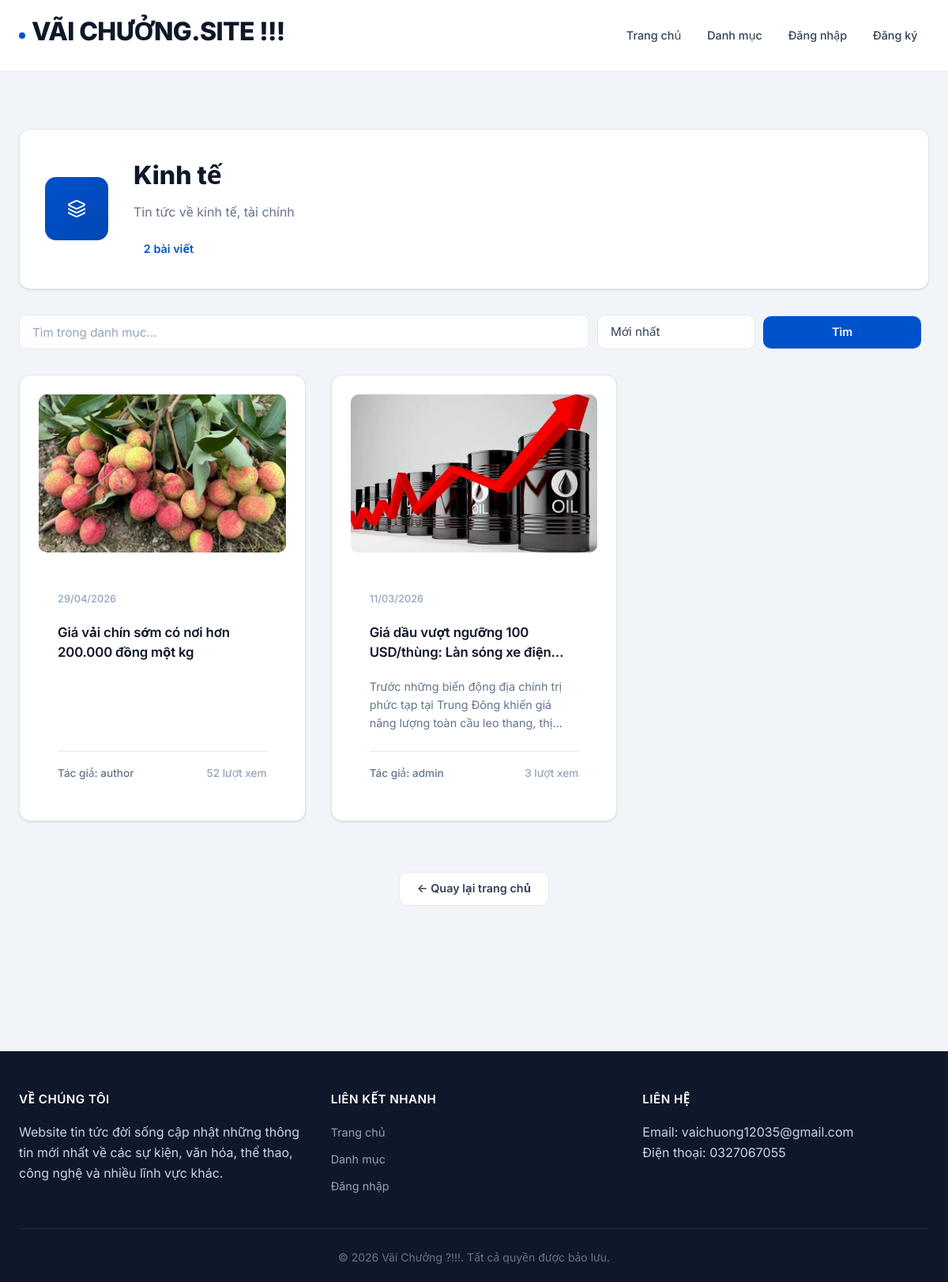
Page /category/2 on the earlier database version.
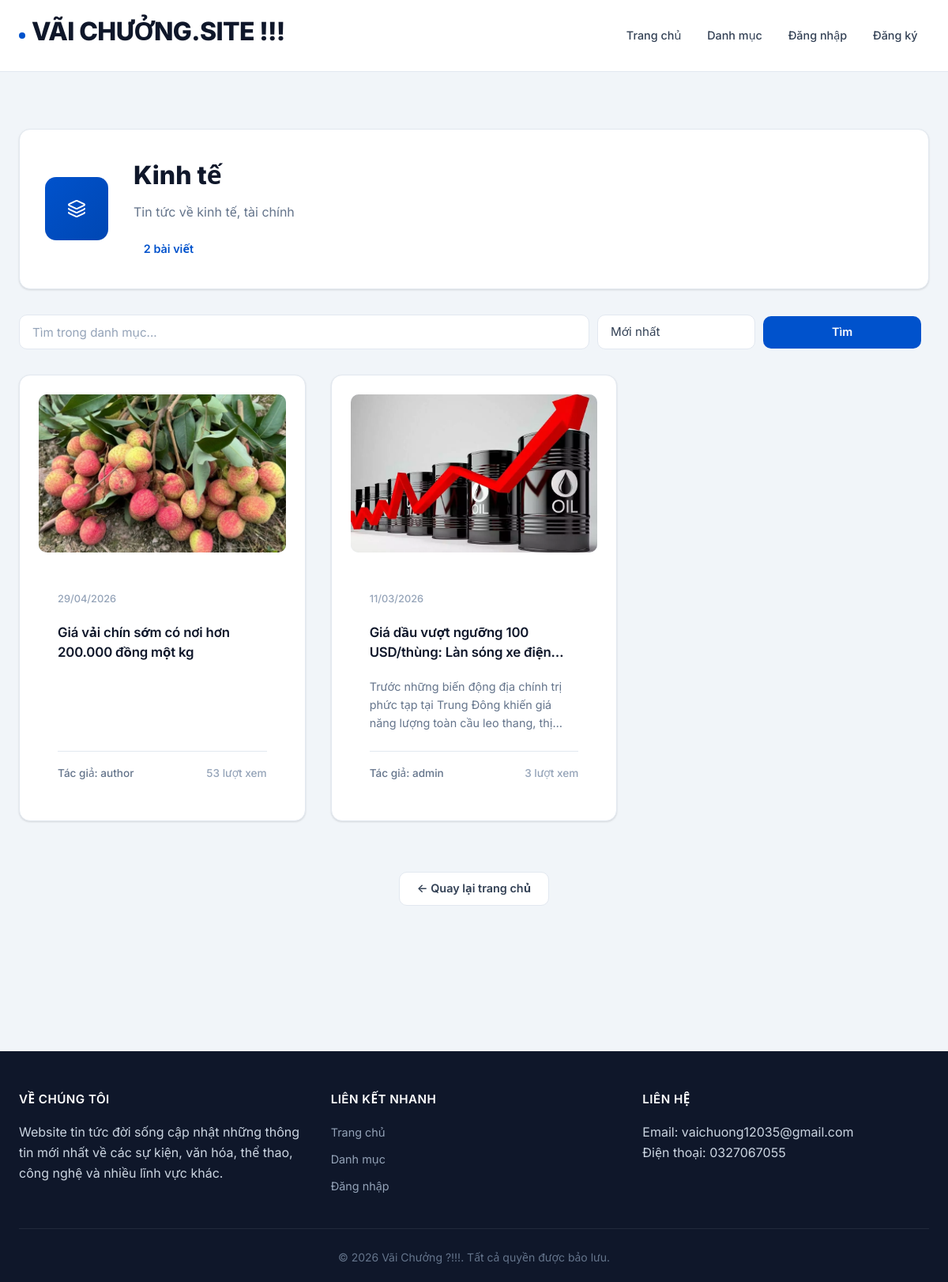
Same page on the later database version.
### newsapp/models.py (models this page shows, shortened)
class Article(db.Model):
    __tablename__ = "articles"
    id = db.Column(db.Integer, primary_key=True)
    title = db.Column(db.String(200), nullable=False, index=True)
    content = db.Column(db.Text, nullable=False)
    excerpt = db.Column(db.String(500))
    image_ref = db.Column(db.String(500))
    status = db.Column(db.String(20), nullable=False, default=ArticleStatus.DRAFT, index=True)
    review_note = db.Column(db.String(500))
    created_at = db.Column(db.DateTime, default=datetime.utcnow, nullable=False, index=True)
    updated_at = db.Column(db.DateTime, default=datetime.utcnow, onupdate=datetime.utcnow, nullable=False)
    published_at = db.Column(db.DateTime)
    views = db.Column(db.Integer, default=0, nullable=False)
    audio_ref = db.Column(db.String(500))  # static-relative path to generated audio
    audio_duration = db.Column(db.Integer)  # seconds, optional
    summary_text = db.Column(db.Text)
    user_id = db.Column(db.Integer, db.ForeignKey("users.id"), nullable=False, index=True)
    category_id = db.Column(db.Integer, db.ForeignKey("categories.id"), nullable=False, index=True)
    author = db.relationship("User", back_populates="articles")
    category = db.relationship("Category", back_populates="articles")
    comments = db.relationship(
        "Comment", back_populates="article", lazy=True, order_by="Comment.created_at.desc()"
    )
    favorites = db.relationship("Favorite", back_populates="article", lazy=True)

class User(db.Model):
    __tablename__ = "users"
    id = db.Column(db.Integer, primary_key=True)
    username = db.Column(db.String(80), unique=True, nullable=False, index=True)
    email = db.Column(db.String(120), unique=True, nullable=False, index=True)
    password_hash = db.Column(db.String(255), nullable=False)
    role = db.Column(db.String(20), nullable=False, default=UserRole.USER, index=True)
    active = db.Column(db.Boolean, nullable=False, default=True, index=True)
    created_at = db.Column(db.DateTime, default=datetime.utcnow, nullable=False)
    articles = db.relationship("Article", back_populates="author", lazy=True)
    comments = db.relationship("Comment", back_populates="author", lazy=True)
    favorites = db.relationship("Favorite", back_populates="user", lazy=True)

### newsapp/controllers/main_controller.py (the view)
@bp.route("/category/<int:category_id>")
def category_articles(category_id: int):
    category = Category.query.get_or_404(category_id)
    q = (request.args.get("q") or "").strip()
    sort = request.args.get("sort") or "newest"
    query = Article.query.filter(
        Article.category_id == category_id, Article.status == ArticleStatus.PUBLISHED
    )
    if q:
        like = f"%{q}%"
        query = query.filter(or_(Article.title.ilike(like), Article.excerpt.ilike(like), Article.content.ilike(like)))
    if sort == "views":
        query = query.order_by(Article.views.desc(), Article.created_at.desc())
    elif sort == "oldest":
        query = query.order_by(Article.created_at.asc())
    else:
        query = query.order_by(Article.created_at.desc())
    articles = query.all()
    return render_template("main/category.html", category=category, articles=articles, q=q, sort=sort)

### newsapp/templates/main/category.html (shortened to what this page needs)
{% extends "base.html" %}
{% block content %}
<div class="category-page">
    <div class="container">
        <div class="category-header">
            <div class="category-icon-large">
            </div>
            <div class="category-info">
                <h1>{{ category.name }}</h1>
                {% if category.description %}
                <p class="category-description">{{ category.description }}</p>
                {% endif %}
                <div class="category-stats">
                    <span class="articles-count">{{ articles|length }} bài viết</span>
                </div>
            </div>
        </div>
        <section class="search-section">
            <form method="GET" action="{{ url_for('main.category_articles', category_id=category.id) }}"
                class="search-form">
                <input type="text" name="q" placeholder="Tìm trong danh mục..." value="{{ q or '' }}">
                <select name="sort">
                    <option value="newest" {% if sort=='newest' %}selected{% endif %}>Mới nhất</option>
                </select>
                <button type="submit" class="btn btn-primary">Tìm</button>
            </form>
        </section>
        <div class="articles-grid">
            {% for article in articles %}
            <article class="article-card">
                {% set img = (article.image_ref|image_src) %}
                {% if img %}
                <div class="article-image">
                    <img src="{{ img }}" alt="{{ article.title }}">
                </div>
                {% endif %}
                <div class="article-content">
                    <div class="article-meta">
                        <span class="date">{{ article.created_at.strftime('%d/%m/%Y') }}</span>
                    </div>
                    <h3 class="article-title">
                        <a href="{{ url_for('main.article_detail', article_id=article.id) }}">{{ article.title }}</a>
                    </h3>
                    {% if article.excerpt %}
                    <p class="article-excerpt">{{ article.excerpt }}</p>
                    {% endif %}
                    <div class="article-footer">
                        <span class="author">Tác giả: {{ article.author.username }}</span>
                        <span class="views">{{ article.views }} lượt xem</span>
                    </div>
                </div>
            </article>
            {% endfor %}
        </div>
        <div class="back-link">
            <a href="{{ url_for('main.index') }}" class="btn btn-secondary">← Quay lại trang chủ</a>
        </div>
    </div>
</div>
{% endblock %}

Differences in the rows shown:
changed Article "Giá vải chín sớm có nơi hơn 200.000 đồng một kg": views "52" → "53"
